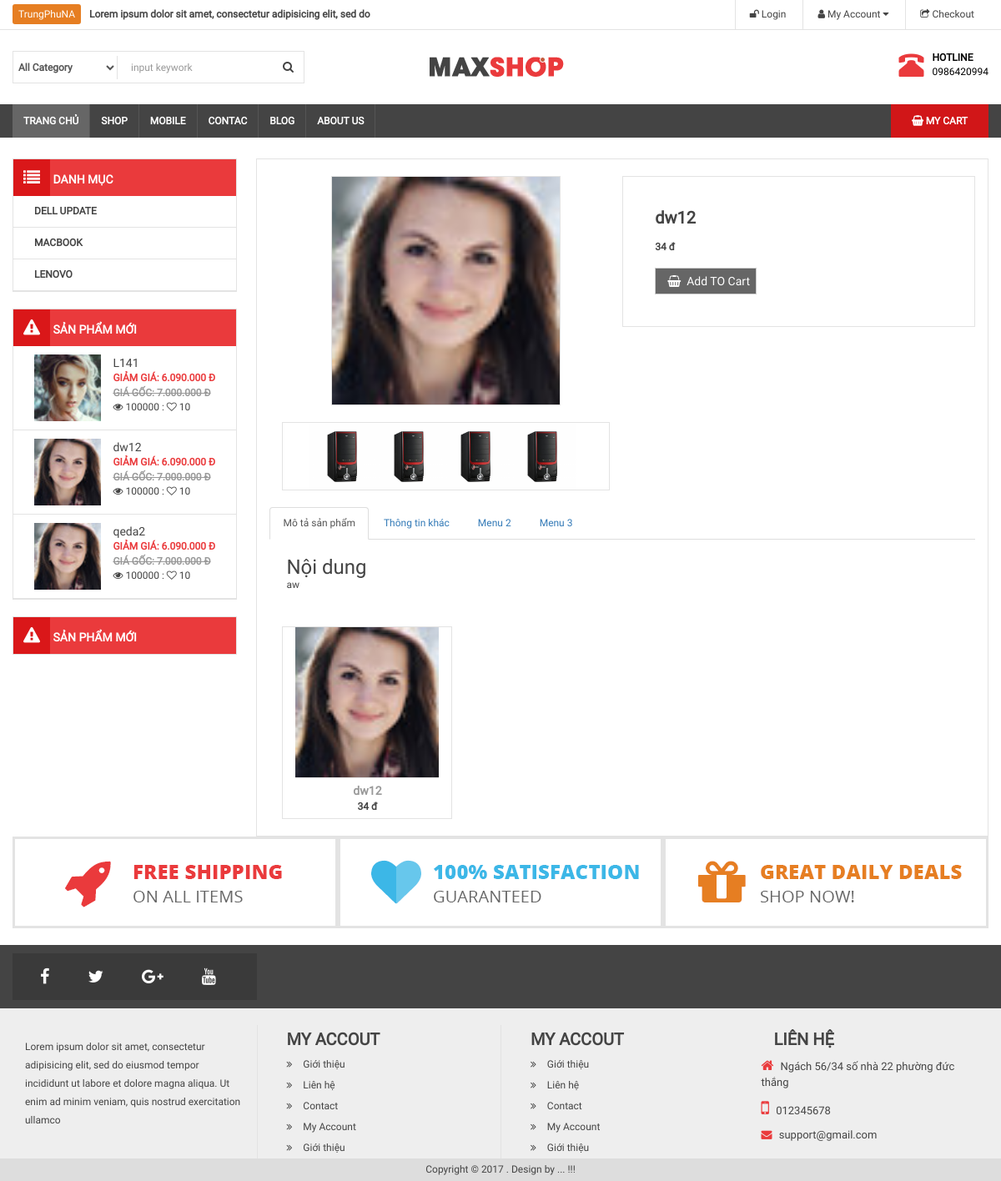
/chi-tiet-san-pham.php?id=28, run on an earlier commit of the app's database.
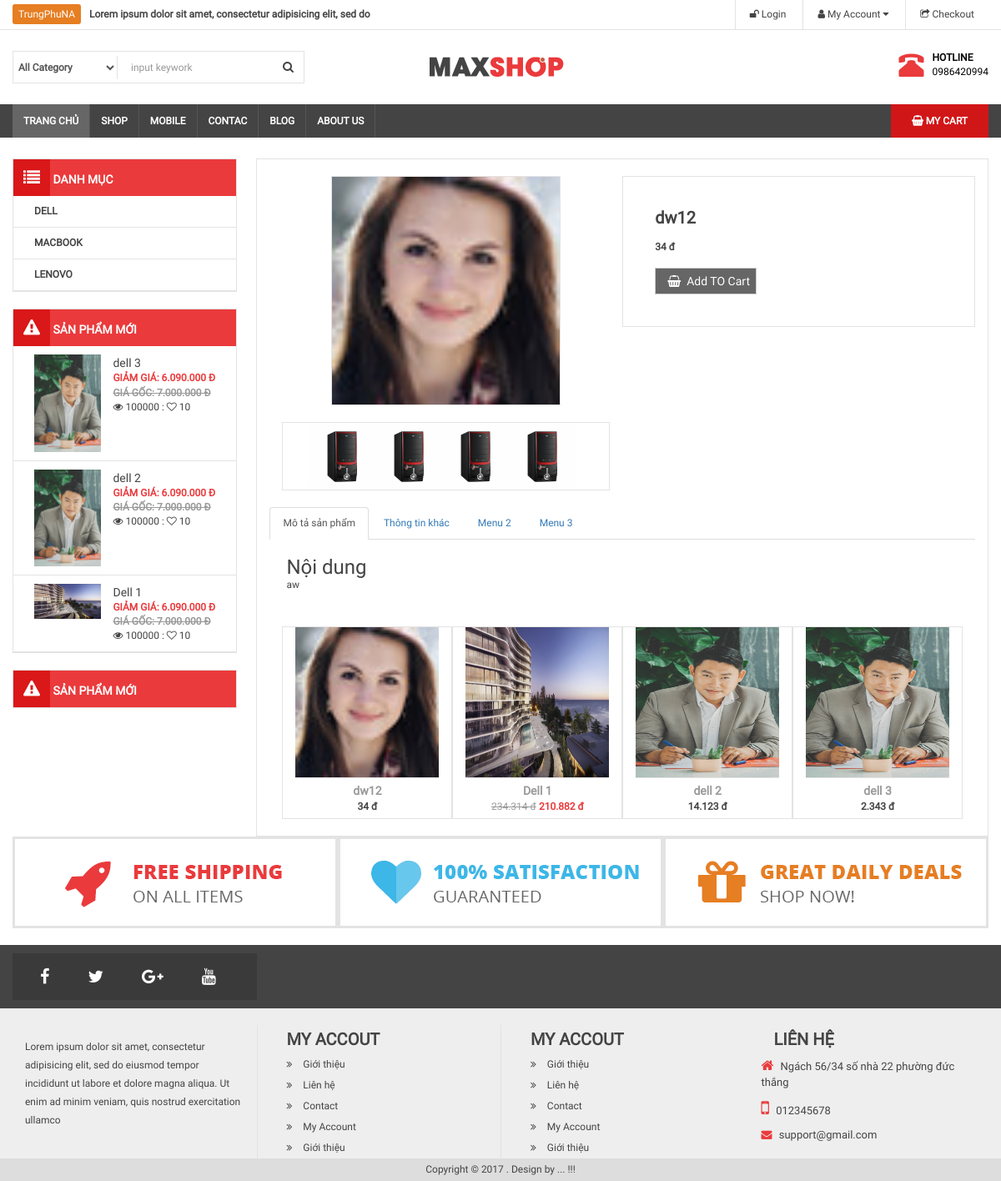
And on a later commit of the database.
### tables this page shows
CREATE TABLE `category` (
  `id` int(11) NOT NULL,
  `name` varchar(100) DEFAULT NULL,
  `slug` varchar(100) DEFAULT NULL,
  `images` varchar(100) DEFAULT NULL,
  `banner` varchar(100) DEFAULT NULL,
  `home` tinyint(4) DEFAULT '0',
  `status` tinyint(4) DEFAULT '1',
  `created_at` timestamp NULL DEFAULT CURRENT_TIMESTAMP,
  `updated_at` timestamp NULL DEFAULT CURRENT_TIMESTAMP ON UPDATE CURRENT_TIMESTAMP
);

CREATE TABLE `product` (
  `id` int(11) NOT NULL,
  `name` varchar(100) DEFAULT NULL,
  `slug` varchar(100) DEFAULT NULL,
  `price` int(11) DEFAULT NULL,
  `sale` tinyint(4) DEFAULT '0',
  `thumbnail` varchar(100) DEFAULT NULL,
  `category_id` int(11) DEFAULT NULL,
  `content` text,
  `number` int(11) DEFAULT NULL,
  `head` int(11) DEFAULT '0',
  `view` int(11) DEFAULT '0',
  `hot` tinyint(4) DEFAULT '0',
  `created_at` timestamp NULL DEFAULT CURRENT_TIMESTAMP,
  `updated_at` timestamp NULL DEFAULT CURRENT_TIMESTAMP ON UPDATE CURRENT_TIMESTAMP
);

### libraries/Function.php (called while the page is built, shortened)
<?php
    function  getInput($string)
    {
        return isset($_GET[$string]) ? $_GET[$string] : '';
    }
    function base_url()
    {
        return $url  = "http://localhost/web-shop/";
    }
    function uploads()
    {
        return base_url() . "public/uploads/";
    }
    function formatPrice($number){
        $number = intval($number);
        return $number = number_format($number,0,',','.');
    }
    function formatPriceSale($number, $sale){
        $number = intval($number);
        $sale = intval($sale);
        $price = $number * (100 - $sale)/100;
        return formatPrice($price);
    }
 ?>

### libraries/Database.php (called while the page is built, shortened)
<?php
    class Database
    {
        public $link;
        public function __construct()
        {
            $this->link = mysqli_connect("localhost", "root", "", "web_shop") or die ();
            mysqli_set_charset($this->link,"utf8");
        }
        public function fetchsql( $sql )
        {
            $result = mysqli_query($this->link,$sql) or die("Lỗi  truy vấn sql " .mysqli_error($this->link));
            $data = [];
            if( $result)
            {
                while ($num = mysqli_fetch_assoc($result))
                {
                    $data[] = $num;
                }
            }
            return $data;
        }
        public function fetchID($table , $id )
        {
            $sql = "SELECT * FROM {$table} WHERE id = $id ";
            $result = mysqli_query($this->link,$sql) or die("Lỗi  truy vấn fetchID " .mysqli_error($this->link));
            return mysqli_fetch_assoc($result);
        }
         public function fetchAll($table)
        {
            $sql = "SELECT * FROM {$table} WHERE 1" ;
            $result = mysqli_query($this->link,$sql) or die("Lỗi Truy Vấn fetchAll " .mysqli_error($this->link));
            $data = [];
            if( $result)
            {
                while ($num = mysqli_fetch_assoc($result))
                {
                    $data[] = $num;
                }
            }
            return $data;
        }
    }
?>

### autoload/autoload.php (called while the page is built, shortened)
<?php
	require_once __DIR__. "/../libraries/Database.php";
   	require_once __DIR__. "/../libraries/Function.php";
   	$db = new Database ;
   	$category = $db->fetchAll("category");
   	$sqlNew = "SELECT * FROM product WHERE 1 ORDER BY ID DESC LIMIT 3";
   	$productNew = $db->fetchsql($sqlNew);
?>

### chi-tiet-san-pham.php (the view, shortened to what the changed rows need)
<?php
   require_once __DIR__. "/autoload/autoload.php";
   $id = intval(getInput('id'));
   $product = $db->fetchID("product", $id);
   $cateId = intval($product['category_id']);
   $sql = "SELECT * FROM product WHERE category_id = $cateId ORDER BY id LIMIT 4";
   $sanPhamKemTheo = $db->fetchsql($sql);
?>
<?php require_once __DIR__. "/layouts/header.php"; ?>
                    <div class="col-md-9 bor">
                        <section class="box-main1" >
                            <div class="col-md-6 text-center">
                                <img src="<?php echo uploads() ?>product/<?php echo $product['thumbnail'] ?>" class="img-responsive bor" id="imgmain" width="100%" height="370" data-zoom-image="images/16-270x270.png">
                                <ul class="text-center bor clearfix" id="imgdetail">
                                    <li>
                                    </li>
                                    <li>
                                    </li>
                                    <li>
                                    </li>
                                    <li>
                                    </li>
                                </ul>
                            </div>
                            <div class="col-md-6 bor" style="margin-top: 20px;padding: 30px;">
                               <ul id="right">
                                    <li><h3> <?php echo $product['name'] ?> </h3></li>
                                    <?php if ($product['sale'] > 0): ?>
                                    	<li><p><strike class="sale"><?php echo formatPrice($product['price']) ?> đ</strike> <b class="price"><?php echo formatPriceSale($product['price'], $product['sale']) ?> đ</b></p></li>
                                    <?php else : ?>
                                    	<li><p><b><?php echo formatPrice($product['price']) ?> đ</b></p></li>
                                    <?php endif ?>
                               </ul>
                            </div>
                        </section>
                        <div class="col-md-12" id="tabdetail">
                            <div class="row">
                                <div class="tab-content">
                                    <div id="home" class="tab-pane fade in active">
                                        <h3>Nội dung</h3>
                                        <p><?php echo $product['content'] ?></p>
                                    </div>
                                </div>
                            </div>
                        </div>
                        <div class="col-md-12">
                        	<div class="showitem">
                                    <?php foreach ($sanPhamKemTheo as $item): ?>
                                        <div class="col-md-3 item-product bor">
                                            <a href="chi-tiet-san-pham.php?id=<?php echo $item['id'] ?>">
                                                <img src="<?php echo uploads() ?>product/<?php echo $item['thumbnail'] ?>" class="" width="100%" height="180">
                                            </a>
                                            <div class="info-item">
                                                <a href="chi-tiet-san-pham.php?id=<?php echo $item['id'] ?>"><?php echo $item['name'] ?></a>
                                                <?php if ($item['sale'] > 0): ?>
                                                    <p><strike class="sale"><?php echo formatPrice($item['price']) ?> đ</strike> <b class="price"><?php echo formatPriceSale($item['price'], $item['sale']) ?> đ</b></p>
                                                <?php else : ?>
                                                    <p><b><?php echo formatPrice($item['price']) ?> đ</b></p>
                                                <?php endif ?>
                                            </div>
                                        </div>
                                    <?php endforeach ?>
                                </div>
                        </div>
                    </div>
<?php require_once __DIR__. "/layouts/footer.php"; ?>

### layouts/header.php (shortened to what the changed rows need)
<!DOCTYPE html>
<html>
    <head>
        <link rel="stylesheet" type="text/css" href="<?php echo base_url() ?>public/frontend/css/font-awesome.min.css">
        <link rel="stylesheet" type="text/css" href="<?php echo base_url() ?>public/frontend/css/bootstrap.min.css">
        <link rel="stylesheet" type="text/css" href="<?php echo base_url() ?>public/frontend/css/slick.css"/>
        <link rel="stylesheet" type="text/css" href="<?php echo base_url() ?>public/frontend/css/slick-theme.css"/>
        <link rel="stylesheet" type="text/css" href="<?php echo base_url() ?>public/frontend/css/style.css">
    </head>
    <body>
        <div id="wrapper">
            <div id="maincontent">
                <div class="container">
                    <div class="col-md-3  fixside" >
                        <div class="box-left box-menu" >
                            <ul>
                            	<?php foreach ($category as $item): ?>
                            		<li>
                            			<a href="danh-muc-san-pham.php?id=<?php echo $item['id'] ?>"><?php echo $item['name'] ?></a>
                            		</li>
                            	<?php endforeach ?>
                            </ul>
                        </div>
                        <div class="box-left box-menu">
                            <ul>
                                <?php foreach ($productNew as $item): ?>
                                	<li class="clearfix">
	                                    <a href="">
	                                        <img src="<?php echo uploads() ?>product/<?php echo $item['thumbnail'] ?>" class="img-responsive pull-left" width="80" height="80">
	                                        <div class="info pull-right">
	                                            <p class="name"><?php echo $item['name'] ?></p >
	                                            <b class="price">Giảm giá: 6.090.000 đ</b><br>
	                                            <b class="sale">Giá gốc: 7.000.000 đ</b><br>
	                                            <span class="view"><i class="fa fa-eye"></i> 100000 : <i class="fa fa-heart-o"></i> 10</span>
	                                        </div>
	                                    </a>
	                                </li>
                                <?php endforeach ?>
                            </ul>
                        </div>
                    </div>

What changed in the data, as far as the page shows it:
no longer on this page (row unchanged): product: thumbnail (picture), name "L141", shown under "SẢN PHẨM MỚI"
no longer on this page (row edited): product: thumbnail (picture), name "qeda2", shown under "SẢN PHẨM MỚI"
no longer on one of the page's lists (row unchanged): product: name "dw12"
changed category: name "DELL UPDATE" → "DELL"
added product: thumbnail (placeholder picture), name "dell 3", price "2.343"
added product: thumbnail (placeholder picture), name "dell 2", price "14.123"
added product: thumbnail (picture), name "Dell 1", price "234.314", formatPriceSale($item['price'], $item['sale']) "210.882"
